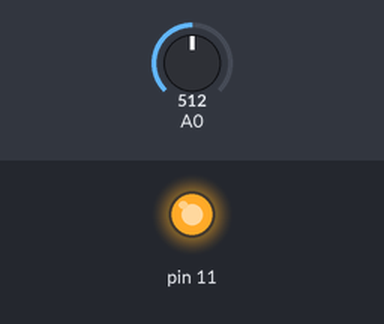
Recording of a sketch running on a simulated Arduino Uno, built with avr-gcc and run on an emulated ATmega328P. Parts: output pins drawn as LEDs (lit = HIGH). Inputs (shaded band) come from the test bench; at power-on: A0 = 512.

Above: at 1.2 s.
1.3 s: A0 set to 483
At 2.5 s:
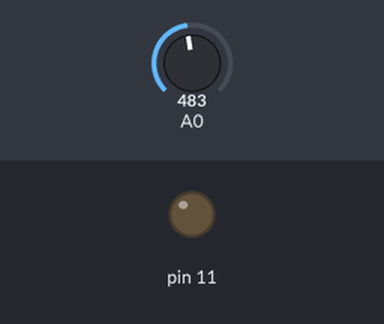
2.8 s: A0 set to 510
At 4.0 s:
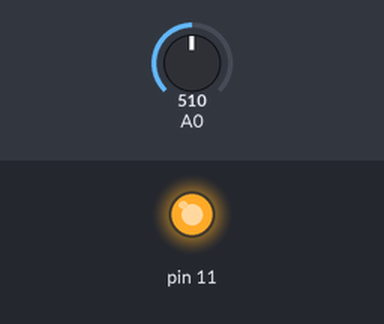
4.3 s: A0 set to 490
At 4.9 s:
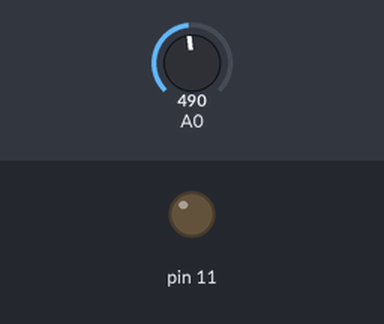
Timing chart, 0 to 7.3 s (numbered marks = the images above; inputs shaded):
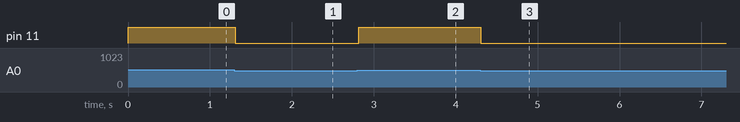

Measured:
- the behaviour switches between 501 and 500 on A0 (found by bisection; images 0 and 1)
- after the input at 1.3 s, pin 11: HIGH → LOW at once
- after the input at 2.8 s, pin 11: LOW → HIGH at once
- after the input at 4.3 s, pin 11: HIGH → LOW at once

The sketch:

sketch_april2a.ino
```cpp
// Visual Micro is in vMicro>General>Tutorial Mode
//
/*
    Name:       sketch_april2a.ino
    Created:	02-Apr-19 4:37:18 PM
    Author:     KOMP\Komp-PC
*/


void setup()
{
	pinMode(A0, INPUT);
	pinMode(11, OUTPUT);
	Serial.begin(9600);
}

// Add the main program code into the continuous loop() function
void loop()
{
		digitalWrite(11, analogRead(A0) > 500 ? 1:0);
	delay(20);
}
```
